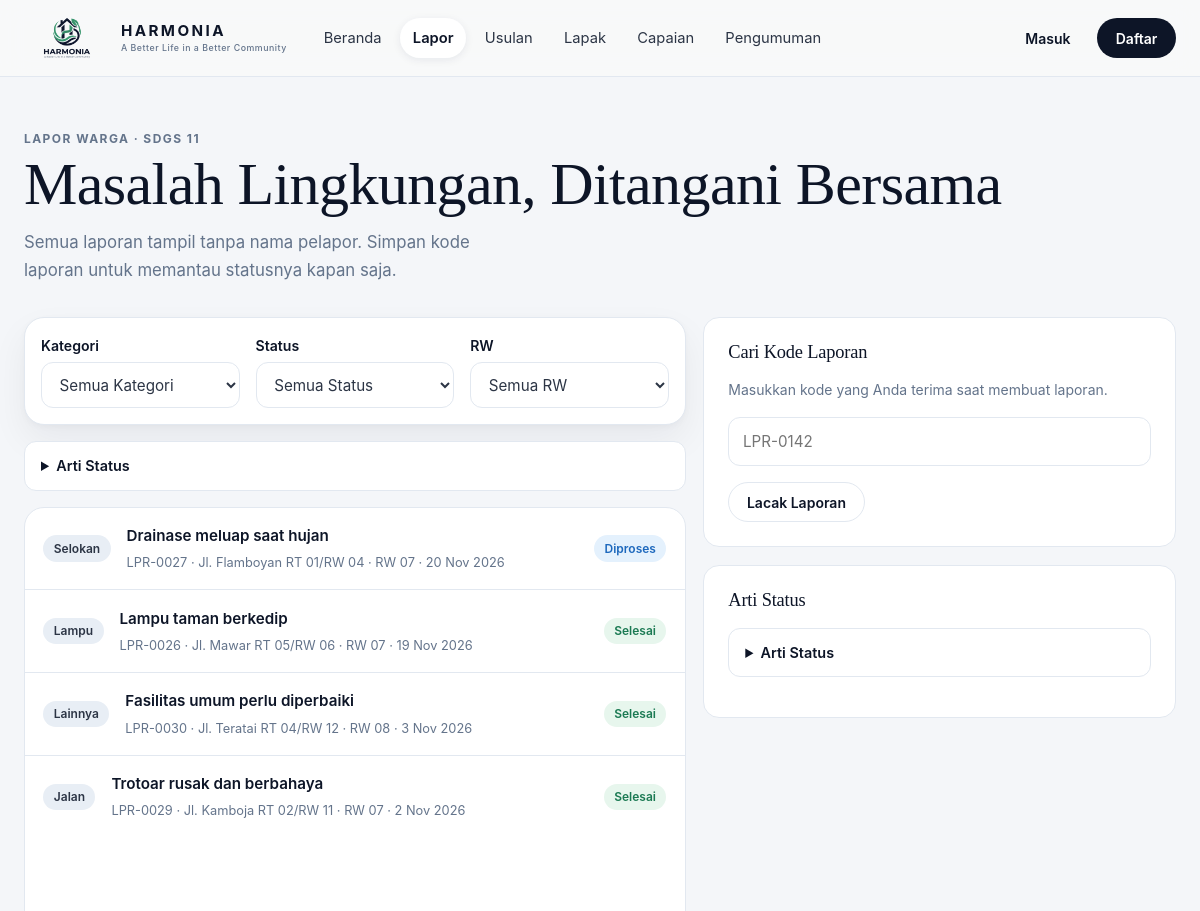
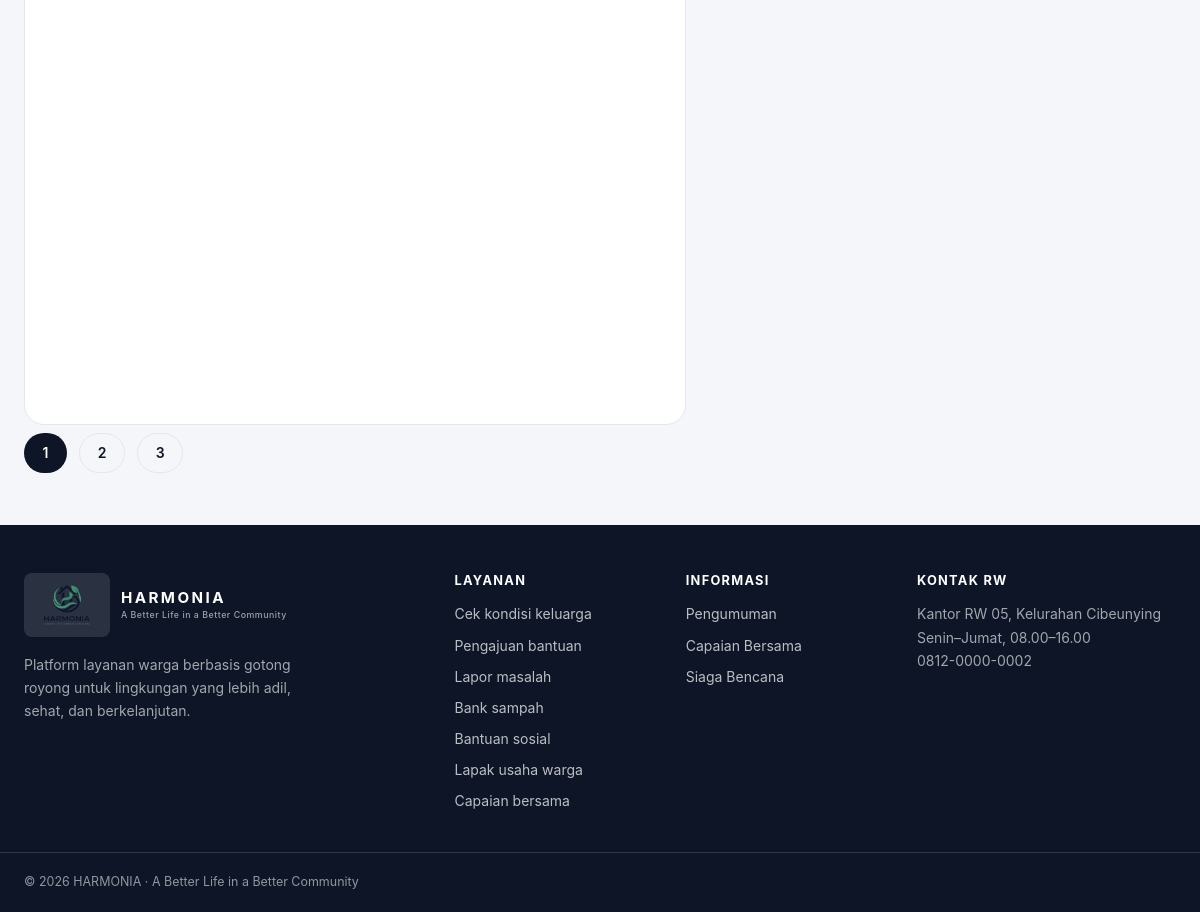
Screenshot of /lapor/index.php with the database file from the repository (2 pictures, top to bottom).
### tables this page shows
CREATE TABLE reports (
  id INT AUTO_INCREMENT PRIMARY KEY,
  user_id INT NOT NULL,
  rw_id INT NOT NULL,
  kategori ENUM('lampu','selokan','sampah','jalan','lainnya') NOT NULL,
  judul VARCHAR(100) NOT NULL,
  deskripsi TEXT NOT NULL,
  lokasi_teks VARCHAR(150) NOT NULL,
  foto VARCHAR(120) NULL,
  foto_selesai VARCHAR(120) NULL,
  status ENUM('baru','diproses','selesai') NOT NULL DEFAULT 'baru',
  handled_by INT NULL,
  created_at DATETIME DEFAULT CURRENT_TIMESTAMP,
  updated_at DATETIME DEFAULT CURRENT_TIMESTAMP ON UPDATE CURRENT_TIMESTAMP,
  FOREIGN KEY (user_id) REFERENCES users(id) ON DELETE CASCADE,
  FOREIGN KEY (rw_id) REFERENCES rw(id) ON DELETE RESTRICT,
  FOREIGN KEY (handled_by) REFERENCES users(id) ON DELETE SET NULL,
  INDEX idx_rw_status (rw_id, status)
);

CREATE TABLE rw (
  id INT AUTO_INCREMENT PRIMARY KEY,
  nama VARCHAR(30) NOT NULL,
  kelurahan VARCHAR(60) NOT NULL,
  created_at DATETIME DEFAULT CURRENT_TIMESTAMP
);

### lapor/index.php (the view, shortened to what this page needs)
<?php
require_once __DIR__ . '/../config/auth.php';
$where = [];
$params = [];
$whereSql = $where ? ' WHERE ' . implode(' AND ', $where) : '';
$st = $pdo->prepare('SELECT COUNT(*) FROM reports r' . $whereSql);
$st->execute($params);
$total = (int)$st->fetchColumn();
$perPage = 10;
$halaman = max(1, (int)($_GET['hal'] ?? 1));
$totalHalaman = max(1, (int)ceil($total / $perPage));
$halaman = min($halaman, $totalHalaman);
$st = $pdo->prepare("SELECT r.*, rw.nama AS rw FROM reports r JOIN rw ON rw.id = r.rw_id"
    . $whereSql . ' ORDER BY r.created_at DESC LIMIT ' . $perPage . ' OFFSET ' . (($halaman - 1) * $perPage));
$st->execute($params);
$data = $st->fetchAll();
$query = $_GET;
?>
<?php include ROOT_DIR . '/includes/header.php'; ?>
<section class="section">
    <div class="container">
        <div class="section__head">
            <div>
                <p class="eyebrow">Lapor Warga · Sdgs 11</p>
                <h1>Masalah Lingkungan, Ditangani Bersama</h1>
                <p class="lead">Semua laporan tampil tanpa nama pelapor. Simpan kode laporan untuk memantau statusnya kapan saja.</p>
            </div>
        </div>
        <div class="dash-grid">
            <div>
                <form method="get" class="form-card" style="padding:1rem">
                    <div class="form-grid" style="grid-template-columns: repeat(auto-fit, minmax(180px, 1fr))">
                        <div class="field" style="margin-bottom:0">
                            <label for="kategori">Kategori</label>
                            <select id="kategori" name="kategori" onchange="this.form.submit()">
                                <option value="">Semua Kategori</option>
                            </select>
                        </div>
                        <div class="field" style="margin-bottom:0">
                            <label for="status">Status</label>
                            <select id="status" name="status" onchange="this.form.submit()">
                                <option value="">Semua Status</option>
                            </select>
                        </div>
                        <div class="field" style="margin-bottom:0">
                            <label for="rw">RW</label>
                            <select id="rw" name="rw" onchange="this.form.submit()">
                                <option value="">Semua RW</option>
                            </select>
                        </div>
                    </div>
                </form>
                <?php include ROOT_DIR . '/includes/legenda_status.php'; ?>
                <?php if ($data) : ?>
                    <div class="report-list mt-2">
                        <?php foreach ($data as $r) : ?>
                            <a class="report-row" href="<?= BASE ?>/lapor/detail.php?id=<?= (int)$r['id'] ?>">
                                <span class="chip chip--netral"><?= ucfirst(e($r['kategori'])) ?></span>
                                <div class="report-row__main">
                                    <b><?= e($r['judul']) ?></b>
                                    <span class="report-row__meta"><?= kode_laporan((int)$r['id']) ?> · <?= e($r['lokasi_teks']) ?> · <?= e($r['rw']) ?> · <?= tanggal($r['created_at']) ?></span>
                                </div>
                                <div class="report-row__side"><?= status_chip($r['status']) ?></div>
                            </a>
                        <?php endforeach; ?>
                    </div>
                    <?php if ($totalHalaman > 1) : ?>
                        <div class="form-actions mt-3">
                            <?php for ($i = 1; $i <= $totalHalaman; $i++) :
                                $q = $query;
                                $q['hal'] = $i; ?>
                                <a class="btn btn--sm <?= $i === $halaman ? 'btn--primary' : 'btn--outline' ?>"
                                   href="<?= BASE ?>/lapor/index.php?<?= e(http_build_query($q)) ?>"><?= $i ?></a>
                            <?php endfor; ?>
                        </div>
                    <?php endif; ?>
                <?php else : ?>
                    <div class="empty mt-2"><b>Belum Ada Laporan</b>Laporan yang masuk akan tampil di sini tanpa nama pelapor.</div>
                <?php endif; ?>
            </div>
            <div>
                <div class="panel">
                    <h3>Cari Kode Laporan</h3>
                    <p class="small">Masukkan kode yang Anda terima saat membuat laporan.</p>
                    <form method="get">
                        <div class="field">
                            <input id="kode" name="kode" placeholder="LPR-0142" maxlength="20" required>
                        </div>
                        <button class="btn btn--outline btn--sm" type="submit">Lacak Laporan</button>
                    </form>
                </div>
                <div class="panel">
                    <h3>Arti Status</h3>
                    <?php include ROOT_DIR . '/includes/legenda_status.php'; ?>
                </div>
            </div>
        </div>
    </div>
</section>
<?php include ROOT_DIR . '/includes/footer.php'; ?>

### includes/helpers.php (shortened to what this page needs)
<?php
function e($v): string
{
    return htmlspecialchars((string)$v, ENT_QUOTES, 'UTF-8');
}
function tanggal(?string $dt, bool $dengan_jam = false): string
{
    $bulan = [1 => 'Jan', 'Feb', 'Mar', 'Apr', 'Mei', 'Jun', 'Jul', 'Agu', 'Sep', 'Okt', 'Nov', 'Des'];
    $t = strtotime($dt);
    return date('j', $t) . ' ' . $bulan[(int)date('n', $t)] . ' ' . date('Y', $t) . ($dengan_jam ? ' ' . date('H:i', $t) : '');
}
function status_chip(string $status): string
{
    $nada = match ($status) {
        'selesai', 'disetujui', 'tayang', 'tercapai', 'diteruskan', 'aman', 'dicairkan' => 'ok',
        'ditolak', 'butuh_bantuan', 'rentan' => 'warn',
        'diproses', 'diverifikasi', 'dipantau' => 'info',
        default => 'netral',
    };
    return '<span class="chip chip--' . $nada . '">' . e(STATUS_LABEL[$status] ?? $status) . '</span>';
}
function kode_laporan(int $id): string
{
    return 'LPR-' . str_pad((string)$id, 4, '0', STR_PAD_LEFT);
}

### assets/css/style.css (style rules this page uses)
:root { --lime: #B8F53B; --lime-dark: #84cc16; --navy: #0D1527; --navy-hover: #16223D; --slate: #2C3545; --muted: #64748B; --bg: #F4F6F9; --hero: #E8EEF5; --border: #E2E8F0; --white: #fff; --sage: #E7F6ED; --sage-ink: #1B7A53; --sky: #E4F1FD; --sky-ink: #1D68BD; --peach: #FDEEE9; --peach-ink: #C8502B; --lavender: #EFEBF9; --lavender-ink: #6D32D8; --radius: 20px; --radius-sm: 12px; --shadow-soft: 0 16px 36px rgba(13, 21, 39, .06), 0 2px 6px rgba(13, 21, 39, .03); --shadow-lift: 0 24px 48px rgba(13, 21, 39, .12), 0 6px 14px rgba(13, 21, 39, .05); --serif: Georgia, "Times New Roman", Times, serif; --sans: -apple-system, BlinkMacSystemFont, "Segoe UI", Roboto, Helvetica, Arial, sans-serif; }
* { box-sizing: border-box; }
html { scroll-behavior: smooth; }
body { margin: 0; background: var(--bg); color: var(--slate); font: 400 1rem/1.65 var(--sans); -webkit-font-smoothing: antialiased; }
a { color: var(--navy); text-decoration: none; }
h1, h2, h3 { font-family: var(--serif); font-weight: 400; color: var(--navy); line-height: 1.18; margin: 0 0 .6rem; letter-spacing: -.01em; }
h1 { font-size: clamp(2.4rem, 5vw, 4rem); }
h3 { font-size: 1.25rem; }
p { margin: 0 0 1rem; color: var(--muted); }
.container { width: 100%; max-width: 1240px; margin: 0 auto; padding: 0 1.5rem; }
.eyebrow { font-size: .75rem; font-weight: 700; letter-spacing: .12em; text-transform: uppercase; color: var(--muted); margin: 0 0 .9rem; }
.lead { font-size: 1.05rem; max-width: 46ch; }
.small { font-size: .875rem; }
.mt-2 { margin-top: 1rem; }
.mt-3 { margin-top: 1.75rem; }
.btn { display: inline-flex; align-items: center; justify-content: center; gap: .5rem; min-height: 44px; padding: .75rem 1.5rem; border-radius: 9999px; border: 1px solid transparent; font: 600 .95rem var(--sans); cursor: pointer; transition: transform .18s ease, box-shadow .18s ease, background .18s ease, color .18s ease; }
.btn--primary { background: var(--navy); color: #fff; }
.btn--outline { background: transparent; border-color: var(--border); color: var(--navy); }
.btn--sm { min-height: 40px; padding: .5rem 1.1rem; font-size: .875rem; }
.section { padding: 3.25rem 0; }
.section__head { display: flex; align-items: flex-end; justify-content: space-between; gap: 2rem; margin-bottom: 2rem; }
.section__head p { max-width: 46ch; margin: 0; }
.report-list { border: 1px solid var(--border); border-radius: var(--radius); background: #fff; overflow: hidden; }
.report-row { display: flex; align-items: center; gap: 1rem; padding: .95rem 1.15rem; border-top: 1px solid var(--border); color: inherit; }
.report-row:first-child { border-top: 0; }
.report-row__main { min-width: 0; flex: 1; }
.report-row__main b { display: block; color: var(--navy); font-weight: 600; font-size: .95rem; white-space: nowrap; overflow: hidden; text-overflow: ellipsis; }
.report-row__meta { font-size: .8rem; color: var(--muted); }
.report-row__side { display: flex; align-items: center; gap: .75rem; flex: none; }
.chip { display: inline-flex; align-items: center; gap: .35rem; padding: .2rem .65rem; border-radius: 9999px; font-size: .75rem; font-weight: 600; white-space: nowrap; }
.chip--netral { background: var(--hero); color: var(--slate); }
.chip--ok { background: var(--sage); color: var(--sage-ink); }
.chip--info { background: var(--sky); color: var(--sky-ink); }
.form-card { background: #fff; border: 1px solid var(--border); border-radius: var(--radius); padding: 1.75rem; box-shadow: var(--shadow-soft); }
.form-grid { display: grid; grid-template-columns: 1fr 1fr; gap: 1rem; }
.field { display: grid; gap: .35rem; margin-bottom: 1rem; }
.field label { font-size: .88rem; font-weight: 600; color: var(--navy); }
.field input, .field select, .field textarea { width: 100%; padding: .7rem .85rem; border: 1px solid var(--border); border-radius: var(--radius-sm); font: inherit; font-size: .95rem; color: var(--slate); background: #fff; min-height: 44px; }
.form-actions { display: flex; align-items: center; gap: .75rem; margin-top: .5rem; }
.dash-grid { display: grid; grid-template-columns: 1.4fr 1fr; gap: 1.1rem; align-items: stretch; }
.panel { background: #fff; border: 1px solid var(--border); border-radius: 16px; padding: 1.5rem; }
.panel h3 { font-size: 1.15rem; margin-bottom: .9rem; }
.panel + .panel { margin-top: 1.1rem; }
.js .reveal { opacity: 0; transform: translateY(24px); transition: opacity .6s ease, transform .6s ease; }
.js .reveal.is-visible { opacity: 1; transform: none; }

### rows the page displays
reports: kategori "Selokan", judul "Drainase meluap saat hujan", id "LPR-0027", lokasi_teks "Jl. Flamboyan RT 01/RW 04", rw.nama "RW 07", created_at "20 Nov 2026", status "Diproses"
reports: kategori "Lampu", judul "Lampu taman berkedip", id "LPR-0026", lokasi_teks "Jl. Mawar RT 05/RW 06", rw.nama "RW 07", created_at "19 Nov 2026", status "Selesai"
reports: kategori "Lainnya", judul "Fasilitas umum perlu diperbaiki", id "LPR-0030", lokasi_teks "Jl. Teratai RT 04/RW 12", rw.nama "RW 08", created_at "3 Nov 2026", status "Selesai"
reports: kategori "Jalan", judul "Trotoar rusak dan berbahaya", id "LPR-0029", lokasi_teks "Jl. Kamboja RT 02/RW 11", rw.nama "RW 07", created_at "2 Nov 2026", status "Selesai"

### other values shown
$label "Beranda"
$label "Lapor"
$label "Usulan"
$label "Lapak"
$label "Capaian"
$label "Pengumuman"
$label "Cek kondisi keluarga"
$label "Pengajuan bantuan"
$label "Lapor masalah"
$label "Bank sampah"
$label "Bantuan sosial"
$label "Lapak usaha warga"
$label "Capaian bersama"
